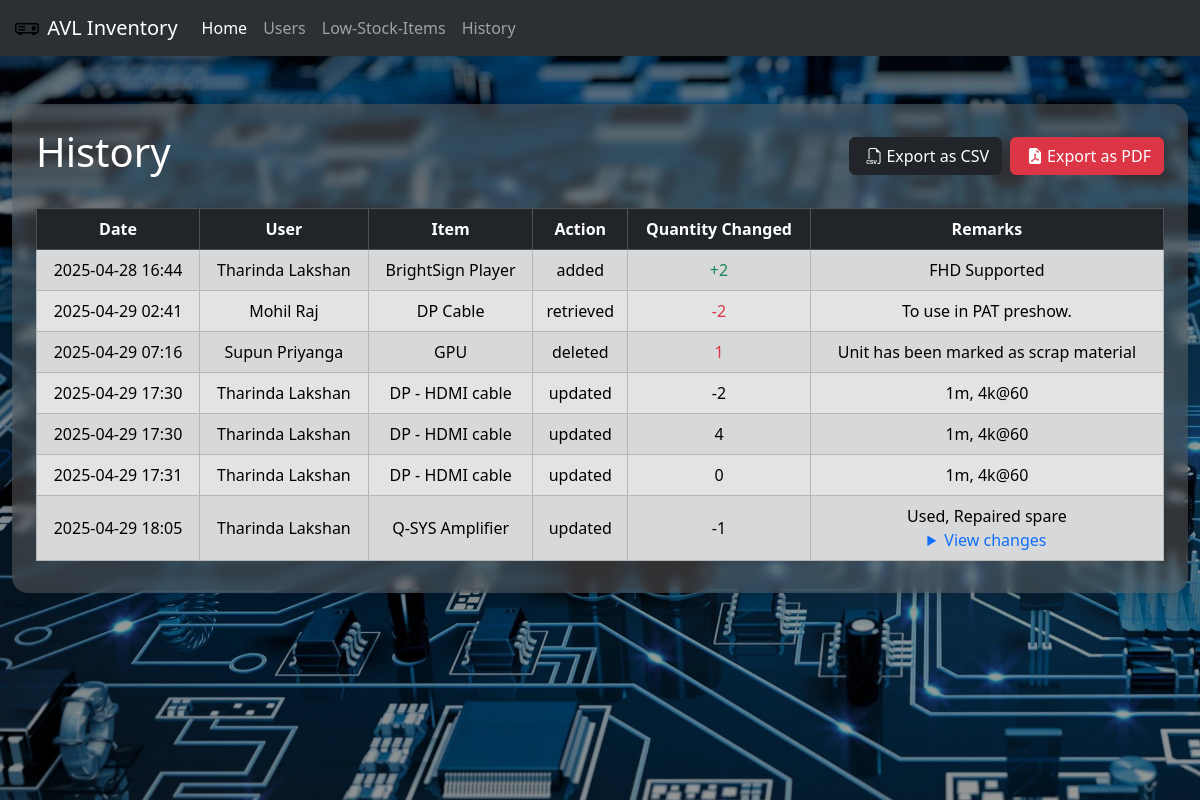
Before: /history with the older database file.
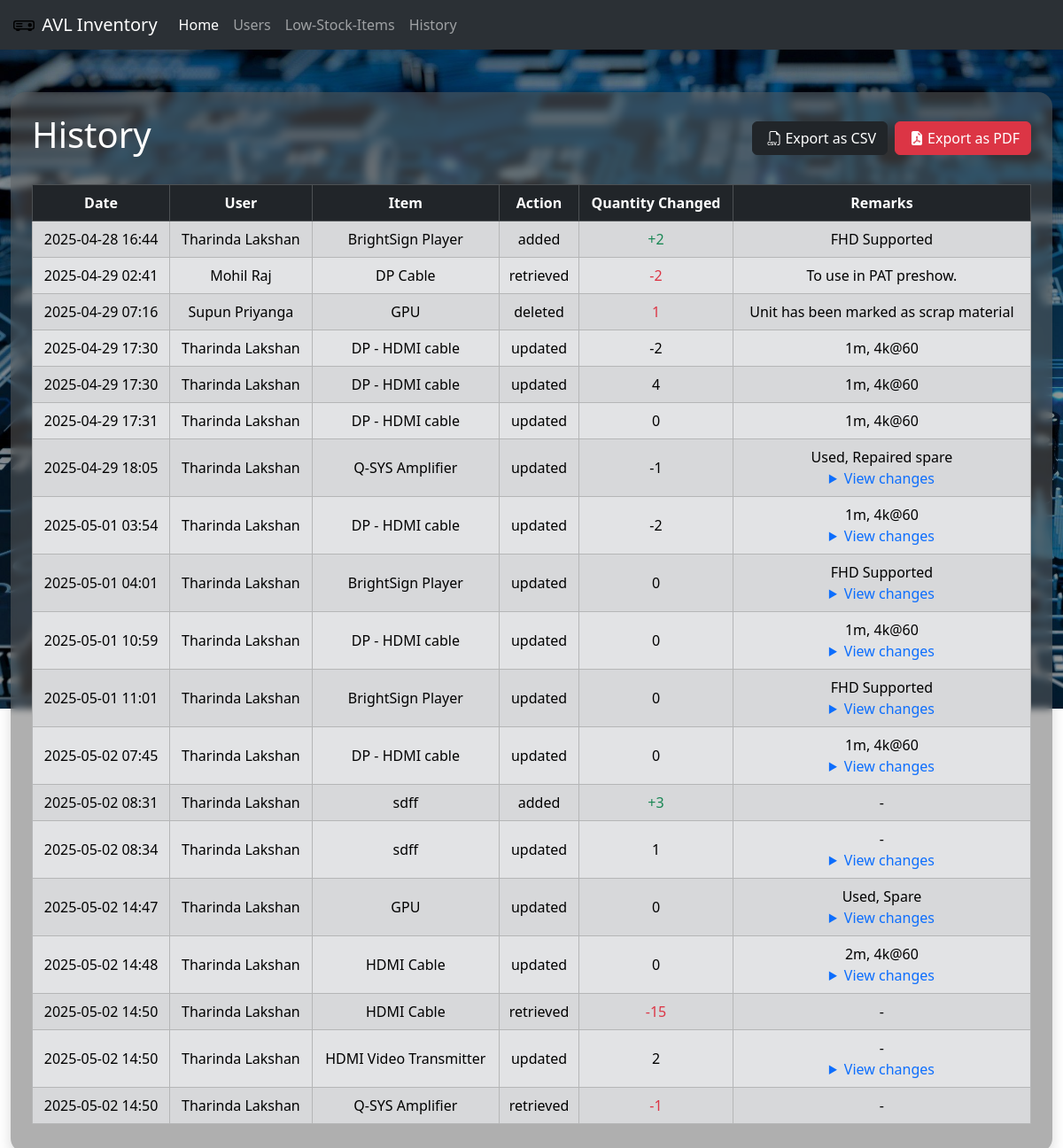
After: the same page with the newer database file.
### models.py (models this page shows)
class InventoryHistory(db.Model):
    __tablename__ = 'inventory_history'
    id = db.Column(db.Integer, primary_key=True)
    inventory_id = db.Column(db.Integer, db.ForeignKey('inventory.id'), nullable=False)
    user_id = db.Column(db.Integer, db.ForeignKey('user.id'), nullable=False)
    action = db.Column(db.String(50), nullable=False)  # e.g., 'added', 'removed', 'updated'
    quantity_changed = db.Column(db.Integer, nullable=False)
    date_time = db.Column(db.DateTime, default=lambda: datetime.now(timezone.utc))
    remarks = db.Column(db.String(255))
    inventory = db.relationship('Inventory', backref='history')
    user = db.relationship('User', backref='history')

class User(db.Model):
    __tablename__ = 'user'
    id = db.Column(db.Integer, primary_key=True)
    emp_id = db.Column(db.Integer, unique=True, nullable=False)
    user_name = db.Column(db.String(100), nullable=False)

class Inventory(db.Model):
    __tablename__ = 'inventory'
    id = db.Column(db.Integer, primary_key=True)
    item_name = db.Column(db.String(100), nullable=False)
    brand = db.Column(db.String(100))
    model = db.Column(db.String(100))
    serial_number = db.Column(db.String(100))
    quantity = db.Column(db.Integer, nullable=False, default=0)
    unit = db.Column(db.String(50))
    category = db.Column(db.String(100))
    location = db.Column(db.String(100))
    min_stock = db.Column(db.Integer)
    remarks = db.Column(db.String(255))
    date_added = db.Column(db.DateTime, default=lambda: datetime.now(timezone.utc))
    last_updated = db.Column(db.DateTime, onupdate=lambda: datetime.now(timezone.utc))
    is_active = db.Column(db.Boolean, default=True)

### app.py (the view)
@app.route("/history")
def history():
    history = InventoryHistory.query.all()
    return render_template("history.html", history=history)

### templates/history.html (shortened to what this page needs)
{% extends "base.html" %}
{% block content %}
<div class="container-fluid my-5">
    <div class="shadow rounded-4 p-4 mask" style="
  background-color: rgba(96, 96, 96, 0.5);
  backdrop-filter: blur(4px);">
        <div class="d-flex justify-content-between align-items-center mb-4 flex-wrap">
            <h1 class="mb-2" style="color: rgb(255, 255, 255);">History</h1>
            <div class="d-flex gap-2 mt-1 mt-md-0">
                <form id="csvForm" method="POST" action="{{ url_for('export_history_csv') }}">
                    <button type="submit" class="btn btn-dark mb-0">
                        <i class="bi bi-filetype-csv m-1 fs-6"></i>Export as CSV
                    </button>
                </form>
                <form id="pdfform" method="POST" action="{{ url_for('export_history_pdf') }}" target="_blank">
                    <button type="submit" class="btn btn-danger mb-0">
                        <i class="bi bi-file-earmark-pdf-fill m-1 fs-6"></i>Export as PDF
                    </button>
                </form>
            </div>
        </div>
        <table
            class="datatable table table-secondary table-striped table-hover table-bordered w-100 m-0 mb-2 mt-2 text-center align-middle">
            <thead class="table-dark">
                <tr>
                    <th>Date</th>
                    <th>User</th>
                    <th>Item</th>
                    <th>Action</th>
                    <th>Quantity Changed</th>
                    <th>Remarks</th>
                </tr>
            </thead>
            <tbody>
                {% for record in history %}
                <tr>
                    <td>{{ record.date_time.strftime('%Y-%m-%d %H:%M') if record.date_time else '-' }}</td>
                    <td>{{ record.user.user_name }}</td>
                    <td>{{ record.inventory.item_name }}</td>
                    <td>{{ record.action }}</td>
                    <td>
                        {% if record.action == 'retrieved' %}
                        <span class="text-danger">-{{ record.quantity_changed }}</span>
                        {% elif record.action == 'added' %}
                        <span class="text-success">+{{ record.quantity_changed }}</span>
                        {% elif record.action == 'deleted' %}
                        <span class="text-danger">{{ record.quantity_changed }}</span>
                        {% else %}
                        {{ record.quantity_changed }}
                        {% endif %}
                    </td>
                    <td>
                        <div>{{ record.remarks.split(' | changes:')[0] }}</div>
                        {% if ' | changes:' in record.remarks %}
                        <details>
                            <summary class="text-primary" style="cursor: pointer;">View changes</summary>
                        </details>
                        {% endif %}
                    </td>
                </tr>
                {% endfor %}
        </table>
    </div>
</div>
{% endblock %}

Changed rows visible on the page:
added InventoryHistory: date_time "2025-05-01 03:54", user.user_name "Tharinda Lakshan", inventory.item_name "DP - HDMI cable", action "updated", quantity_changed "-2", remarks|changes "1m, 4k@60"
added InventoryHistory: date_time "2025-05-01 04:01", user.user_name "Tharinda Lakshan", inventory.item_name "BrightSign Player", action "updated", quantity_changed "0", remarks|changes "FHD Supported"
added InventoryHistory: date_time "2025-05-01 10:59", user.user_name "Tharinda Lakshan", inventory.item_name "DP - HDMI cable", action "updated", quantity_changed "0", remarks|changes "1m, 4k@60"
added InventoryHistory: date_time "2025-05-01 11:01", user.user_name "Tharinda Lakshan", inventory.item_name "BrightSign Player", action "updated", quantity_changed "0", remarks|changes "FHD Supported"
added InventoryHistory: date_time "2025-05-02 07:45", user.user_name "Tharinda Lakshan", inventory.item_name "DP - HDMI cable", action "updated", quantity_changed "0", remarks|changes "1m, 4k@60"
added InventoryHistory: date_time "2025-05-02 08:31", user.user_name "Tharinda Lakshan", inventory.item_name "sdff", action "added", quantity_changed "3", remarks|changes "-"
added InventoryHistory: date_time "2025-05-02 08:34", user.user_name "Tharinda Lakshan", inventory.item_name "sdff", action "updated", quantity_changed "1", remarks|changes "-"
added InventoryHistory: date_time "2025-05-02 14:47", user.user_name "Tharinda Lakshan", inventory.item_name "GPU", action "updated", quantity_changed "0", remarks|changes "Used, Spare"
added InventoryHistory: date_time "2025-05-02 14:48", user.user_name "Tharinda Lakshan", inventory.item_name "HDMI Cable", action "updated", quantity_changed "0", remarks|changes "2m, 4k@60"
added InventoryHistory: date_time "2025-05-02 14:50", user.user_name "Tharinda Lakshan", inventory.item_name "HDMI Cable", action "retrieved", quantity_changed "15", remarks|changes "-"
added InventoryHistory: date_time "2025-05-02 14:50", user.user_name "Tharinda Lakshan", inventory.item_name "HDMI Video Transmitter", action "updated", quantity_changed "2", remarks|changes "-"
added InventoryHistory: date_time "2025-05-02 14:50", user.user_name "Tharinda Lakshan", inventory.item_name "Q-SYS Amplifier", action "retrieved", quantity_changed "1", remarks|changes "-"
